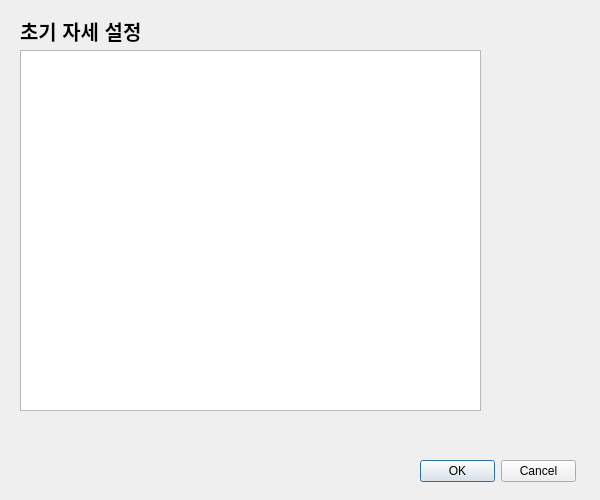
<?xml version="1.0" encoding="UTF-8"?>
<ui version="4.0">
 <class>setupPose</class>
 <widget class="QDialog" name="setupPose">
  <property name="geometry">
   <rect>
    <x>0</x>
    <y>0</y>
    <width>600</width>
    <height>500</height>
   </rect>
  </property>
  <property name="minimumSize">
   <size>
    <width>600</width>
    <height>500</height>
   </size>
  </property>
  <property name="windowTitle">
   <string>setupPose</string>
  </property>
  <widget class="QLabel" name="label">
   <property name="geometry">
    <rect>
     <x>20</x>
     <y>10</y>
     <width>141</width>
     <height>41</height>
    </rect>
   </property>
   <property name="font">
    <font>
     <pointsize>15</pointsize>
     <weight>75</weight>
     <bold>true</bold>
    </font>
   </property>
   <property name="text">
    <string>초기 자세 설정</string>
   </property>
  </widget>
  <widget class="QGraphicsView" name="graphicsView">
   <property name="geometry">
    <rect>
     <x>20</x>
     <y>50</y>
     <width>461</width>
     <height>361</height>
    </rect>
   </property>
  </widget>
  <widget class="QDialogButtonBox" name="buttonBox">
   <property name="geometry">
    <rect>
     <x>420</x>
     <y>460</y>
     <width>156</width>
     <height>23</height>
    </rect>
   </property>
   <property name="standardButtons">
    <set>QDialogButtonBox::Cancel|QDialogButtonBox::Ok</set>
   </property>
  </widget>
 </widget>
 <layoutdefault spacing="6" margin="11"/>
 <resources/>
 <connections/>
</ui>
